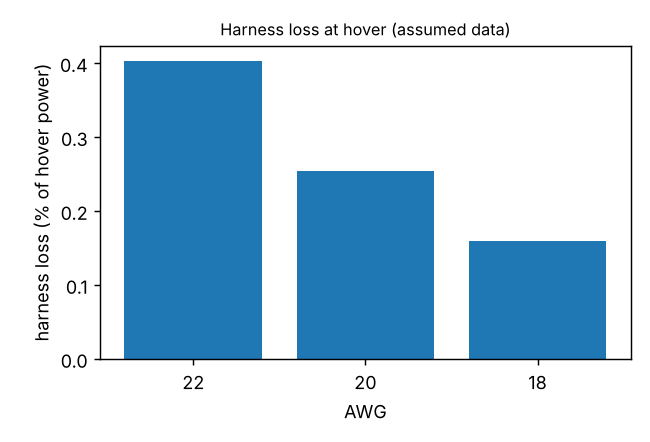

This figure's Python source:
"""Hover power, battery endurance and wiring harness loss of a scaled quad rotor aerial vehicle (momentum theory).
ALL inputs are ASSUMED (self initiated study)."""
import numpy as np, pandas as pd
import matplotlib
matplotlib.use("Agg")
import matplotlib.pyplot as plt

MASS = 2.0           # kg take off mass (assumed)
NROT = 4
DIA = 0.254          # m rotor diameter (10 inch, assumed)
RHO = 1.225
FM = 0.60            # figure of merit (assumed)
ETA = 0.80           # motor and speed controller efficiency (assumed)
VBAT = 22.2          # V six cell pack nominal (assumed)
CAP_AH = 5.0         # Ah (assumed)
USABLE = 0.80
LEN_M = 0.30         # m battery to speed controller harness length per motor, one way (assumed)
RHO_CU = 1.68e-8
AWG = {22: 0.326e-6, 20: 0.518e-6, 18: 0.823e-6}   # copper cross section, m2

A = np.pi * DIA ** 2 / 4
T_ROT = MASS * 9.81 / NROT
P_IDEAL = T_ROT ** 1.5 / np.sqrt(2 * RHO * A)
P_ELEC_ROT = P_IDEAL / FM / ETA
P_ELEC = NROT * P_ELEC_ROT
I_TOT = P_ELEC / VBAT
rows = []
for awg, area in AWG.items():
    i_rot = I_TOT / NROT
    r_loop = RHO_CU * 2 * LEN_M / area
    p_loss = NROT * i_rot ** 2 * r_loop
    rows.append(dict(awg=awg, harness_loss_W=p_loss, loss_pct_of_hover_power=100 * p_loss / P_ELEC, voltage_drop_V=i_rot * r_loop,
                     copper_mass_g=NROT * 2 * LEN_M * area * 8960 * 1e3))
df = pd.DataFrame(rows)
endurance_min = CAP_AH * USABLE * VBAT / P_ELEC * 60
df.to_csv("results.csv", index=False)
print("hover electrical power W: %.1f  total current A: %.2f  endurance min: %.1f" % (P_ELEC, I_TOT, endurance_min))
print(df.round(3).to_string())
plt.figure(figsize=(5, 3.4))
plt.bar([str(a) for a in df.awg], df.loss_pct_of_hover_power)
plt.xlabel("AWG"); plt.ylabel("harness loss (% of hover power)"); plt.title("Harness loss at hover (assumed data)", fontsize=9)
plt.tight_layout(); plt.savefig("power_harness.png", dpi=130)
